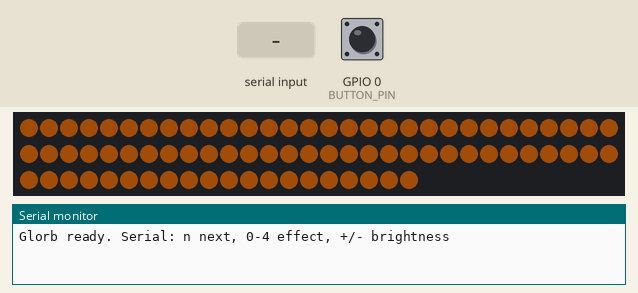
Recording of a program running on a simulated ESP32. On the bench: 80 RGB LEDs in strip order, left to right, continuing on the next row, the last lines printed to the serial monitor. Inputs (shaded band) come from the test bench; at power-on: GPIO 0 (BUTTON_PIN) HIGH. Dim RGB values are drawn brighter than linear; random numbers use the default seed unless the program sets one.

Above: at 1.2 s.
1.3 s: "90,45\n" received over Serial
At 1.75 s:
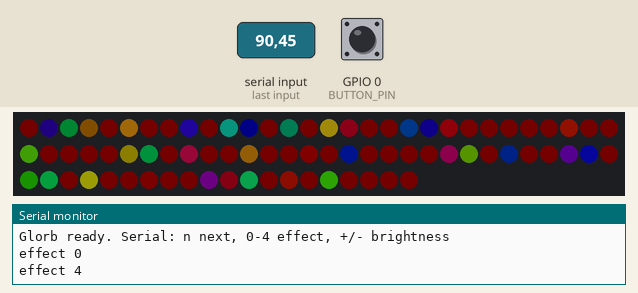
4.0 s: GPIO 0 (BUTTON_PIN) pulled LOW for 0.15 s
At 4.24 s:
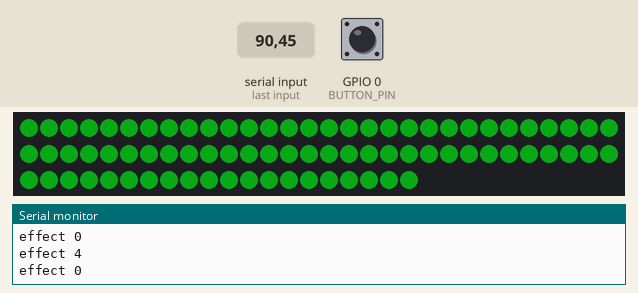
4.7 s: "255\n" received over Serial
At 5.6 s:
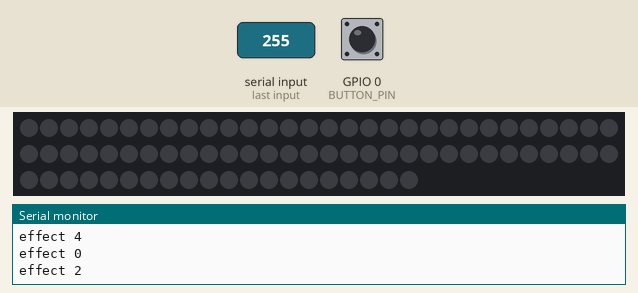
6.4 s: "-" received over Serial
At 8.04 s:
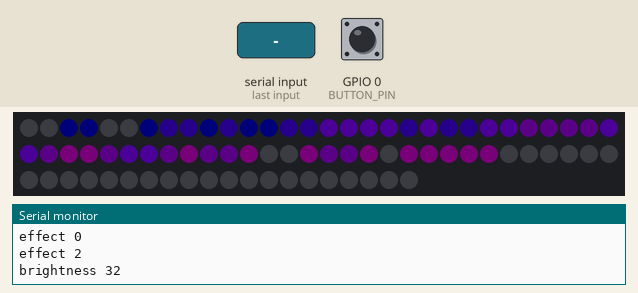
9.4 s: GPIO 0 (BUTTON_PIN) pulled LOW for 1 s
At 9.57 s:
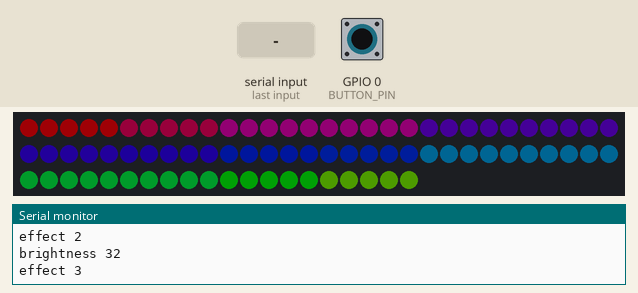
11.0 s: "n,45\n" received over Serial
At 11.67 s:
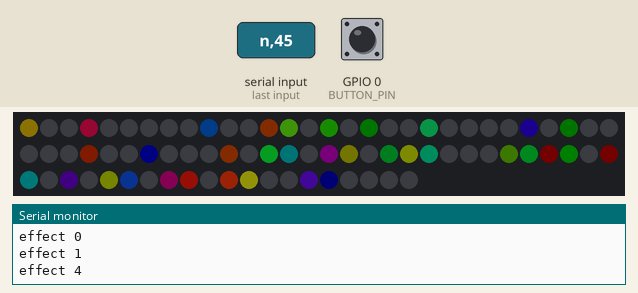

The program:

main.cpp
```cpp
#include <Arduino.h>
#include <FastLED.h>
#include "face_map.h"

// --- hardware (12mm flat WS2811/UCS1903 @ 12V: Data only) ---
#define DATA_PIN 13
#define BUTTON_PIN 0          // boot button on many DevKits; change if using panel button
#define LED_TYPE WS2811
#define COLOR_ORDER RGB       // verify on first string; swap if colors wrong

CRGB faces[NUM_FACES];

uint8_t brightness = 48;      // keep low until PSU verified
uint8_t effect = 0;
uint32_t lastButtonMs = 0;

enum Effect : uint8_t {
  FX_SOLID = 0,
  FX_RAINBOW,
  FX_RIPPLE,
  FX_LAT_BANDS,
  FX_SPARKLE,
  FX_COUNT
};

void showFaces() {
  FastLED.show();
}

void fxSolid() {
  fill_solid(faces, NUM_FACES, CHSV(millis() / 40, 200, 255));
}

void fxRainbow() {
  uint8_t base = millis() / 20;
  for (uint8_t i = 0; i < NUM_FACES; i++) {
    faces[i] = CHSV(base + i * 3, 240, 255);
  }
}

void fxRipple() {
  // Expanding wave from north pole (led 0) using adjacency BFS-ish falloff by hop estimate
  static uint8_t dist[NUM_FACES];
  static bool built = false;
  if (!built) {
    for (uint8_t i = 0; i < NUM_FACES; i++) dist[i] = 255;
    dist[0] = 0;
    bool changed = true;
    while (changed) {
      changed = false;
      for (uint8_t i = 0; i < NUM_FACES; i++) {
        if (dist[i] == 255) continue;
        for (uint8_t k = 0; k < 3; k++) {
          int8_t n = FACE_NEIGHBORS[i][k];
          if (n < 0) continue;
          uint8_t nd = dist[i] + 1;
          if (nd < dist[n]) {
            dist[n] = nd;
            changed = true;
          }
        }
      }
    }
    built = true;
  }
  uint8_t t = (millis() / 80) % 24;
  for (uint8_t i = 0; i < NUM_FACES; i++) {
    uint8_t d = dist[i];
    uint8_t wave = (uint8_t)abs((int)d - (int)t);
    uint8_t v = wave < 3 ? (255 - wave * 80) : 0;
    faces[i] = CHSV(160 + d * 8, 220, v);
  }
}

void fxLatBands() {
  uint8_t t = millis() / 30;
  for (uint8_t i = 0; i < NUM_FACES; i++) {
    // map lat -90..90 → hue bands scrolling
    float lat = FACE_LAT_DEG[i];
    uint8_t hue = (uint8_t)(t + (lat + 90.0f) * 1.2f);
    faces[i] = CHSV(hue, 230, 255);
  }
}

void fxSparkle() {
  fadeToBlackBy(faces, NUM_FACES, 40);
  for (uint8_t n = 0; n < 3; n++) {
    faces[random8(NUM_FACES)] = CHSV(random8(), 200, 255);
  }
}

void runEffect() {
  switch (effect) {
    case FX_SOLID: fxSolid(); break;
    case FX_RAINBOW: fxRainbow(); break;
    case FX_RIPPLE: fxRipple(); break;
    case FX_LAT_BANDS: fxLatBands(); break;
    case FX_SPARKLE: fxSparkle(); break;
    default: fxSolid(); break;
  }
  FastLED.setBrightness(brightness);
  showFaces();
}

void nextEffect() {
  effect = (effect + 1) % FX_COUNT;
  Serial.printf("effect %u\n", effect);
}

void handleButton() {
  if (digitalRead(BUTTON_PIN) == LOW) {
    uint32_t now = millis();
    if (now - lastButtonMs > 350) {
      lastButtonMs = now;
      nextEffect();
    }
  }
}

void handleSerial() {
  while (Serial.available()) {
    char c = Serial.read();
    if (c == 'n' || c == 'N') nextEffect();
    if (c == '+') {
      brightness = qadd8(brightness, 16);
      Serial.printf("brightness %u\n", brightness);
    }
    if (c == '-') {
      brightness = qsub8(brightness, 16);
      Serial.printf("brightness %u\n", brightness);
    }
    if (c >= '0' && c <= '4') {
      effect = c - '0';
      Serial.printf("effect %u\n", effect);
    }
  }
}

void setup() {
  Serial.begin(115200);
  pinMode(BUTTON_PIN, INPUT_PULLUP);
  FastLED.addLeds<LED_TYPE, DATA_PIN, COLOR_ORDER>(faces, NUM_FACES);
  FastLED.setBrightness(brightness);
  FastLED.clear(true);
  Serial.println("Glorb ready. Serial: n next, 0-4 effect, +/- brightness");
}

void loop() {
  handleButton();
  handleSerial();
  runEffect();
  delay(16);
}
```

face_map.h
```cpp
#pragma once
#include <Arduino.h>

static const uint8_t NUM_FACES = 80;

// Latitude degrees per led_index (for band effects)
static const float FACE_LAT_DEG[NUM_FACES] = {
  72.521f,
  72.521f,
  72.521f,
  72.521f,
  72.521f,
  52.623f,
  52.623f,
  52.623f,
  52.623f,
  52.623f,
  40.084f,
  40.084f,
  40.084f,
  40.084f,
  40.084f,
  40.084f,
  40.084f,
  40.084f,
  40.084f,
  40.084f,
  20.093f,
  20.093f,
  20.093f,
  20.093f,
  20.093f,
  20.093f,
  20.093f,
  20.093f,
  20.093f,
  20.093f,
  10.812f,
  10.812f,
  10.812f,
  10.812f,
  10.812f,
  9.086f,
  9.086f,
  9.086f,
  9.086f,
  9.086f,
  -9.086f,
  -9.086f,
  -9.086f,
  -9.086f,
  -9.086f,
  -10.812f,
  -10.812f,
  -10.812f,
  -10.812f,
  -10.812f,
  -20.093f,
  -20.093f,
  -20.093f,
  -20.093f,
  -20.093f,
  -20.093f,
  -20.093f,
  -20.093f,
  -20.093f,
  -20.093f,
  -40.084f,
  -40.084f,
  -40.084f,
  -40.084f,
  -40.084f,
  -40.084f,
  -40.084f,
  -40.084f,
  -40.084f,
  -40.084f,
  -52.623f,
  -52.623f,
  -52.623f,
  -52.623f,
  -52.623f,
  -72.521f,
  -72.521f,
  -72.521f,
  -72.521f,
  -72.521f
};

// Up to 3 neighbor LED indices; unused slots = -1
static const int8_t FACE_NEIGHBORS[NUM_FACES][3] = {
  {1, 4, 5},
  {0, 2, 6},
  {1, 3, 7},
  {2, 4, 8},
  {0, 3, 9},
  {0, 11, 12},
  {1, 13, 14},
  {2, 15, 16},
  {3, 17, 18},
  {4, 10, 19},
  {9, 11, 20},
  {5, 10, 21},
  {5, 13, 22},
  {6, 12, 23},
  {6, 15, 24},
  {7, 14, 25},
  {7, 17, 26},
  {8, 16, 27},
  {8, 19, 28},
  {9, 18, 29},
  {10, 34, 35},
  {11, 30, 35},
  {12, 30, 36},
  {13, 31, 36},
  {14, 31, 37},
  {15, 32, 37},
  {16, 32, 38},
  {17, 33, 38},
  {18, 33, 39},
  {19, 34, 39},
  {21, 22, 40},
  {23, 24, 41},
  {25, 26, 42},
  {27, 28, 43},
  {20, 29, 44},
  {20, 21, 45},
  {22, 23, 46},
  {24, 25, 47},
  {26, 27, 48},
  {28, 29, 49},
  {30, 51, 52},
  {31, 53, 54},
  {32, 55, 56},
  {33, 57, 58},
  {34, 50, 59},
  {35, 50, 51},
  {36, 52, 53},
  {37, 54, 55},
  {38, 56, 57},
  {39, 58, 59},
  {44, 45, 60},
  {40, 45, 61},
  {40, 46, 62},
  {41, 46, 63},
  {41, 47, 64},
  {42, 47, 65},
  {42, 48, 66},
  {43, 48, 67},
  {43, 49, 68},
  {44, 49, 69},
  {50, 69, 70},
  {51, 62, 70},
  {52, 61, 71},
  {53, 64, 71},
  {54, 63, 72},
  {55, 66, 72},
  {56, 65, 73},
  {57, 68, 73},
  {58, 67, 74},
  {59, 60, 74},
  {60, 61, 75},
  {62, 63, 76},
  {64, 65, 77},
  {66, 67, 78},
  {68, 69, 79},
  {70, 76, 79},
  {71, 75, 77},
  {72, 76, 78},
  {73, 77, 79},
  {74, 75, 78}
};
```
